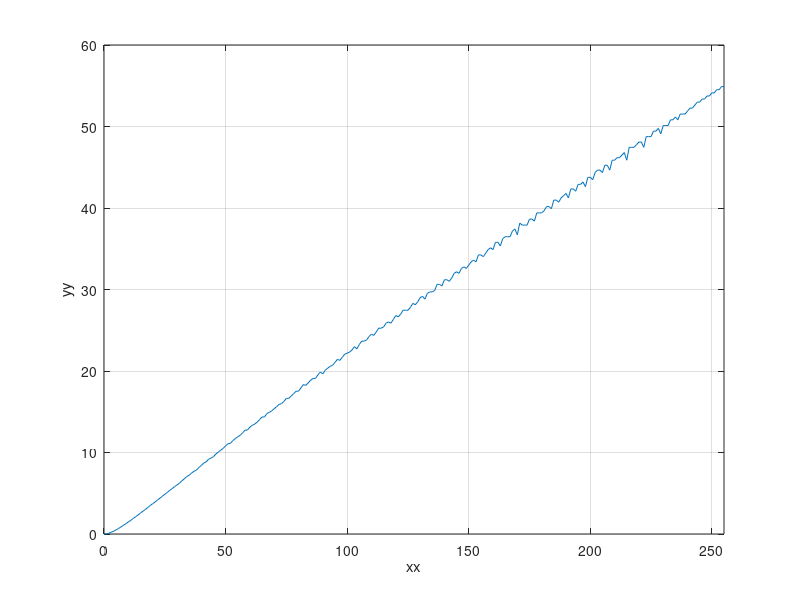

The MATLAB script that drew this image:
# Octave

data = dlmread('pwm_to_lux.csv', ',');

#figure('visible', 'off');
plot(data(:,1), data(:,4));
xlabel('xx');
ylabel('yy');
axis([0, 255]);
grid on
print('pwm_to_lux', '-deps2', '-tight');
